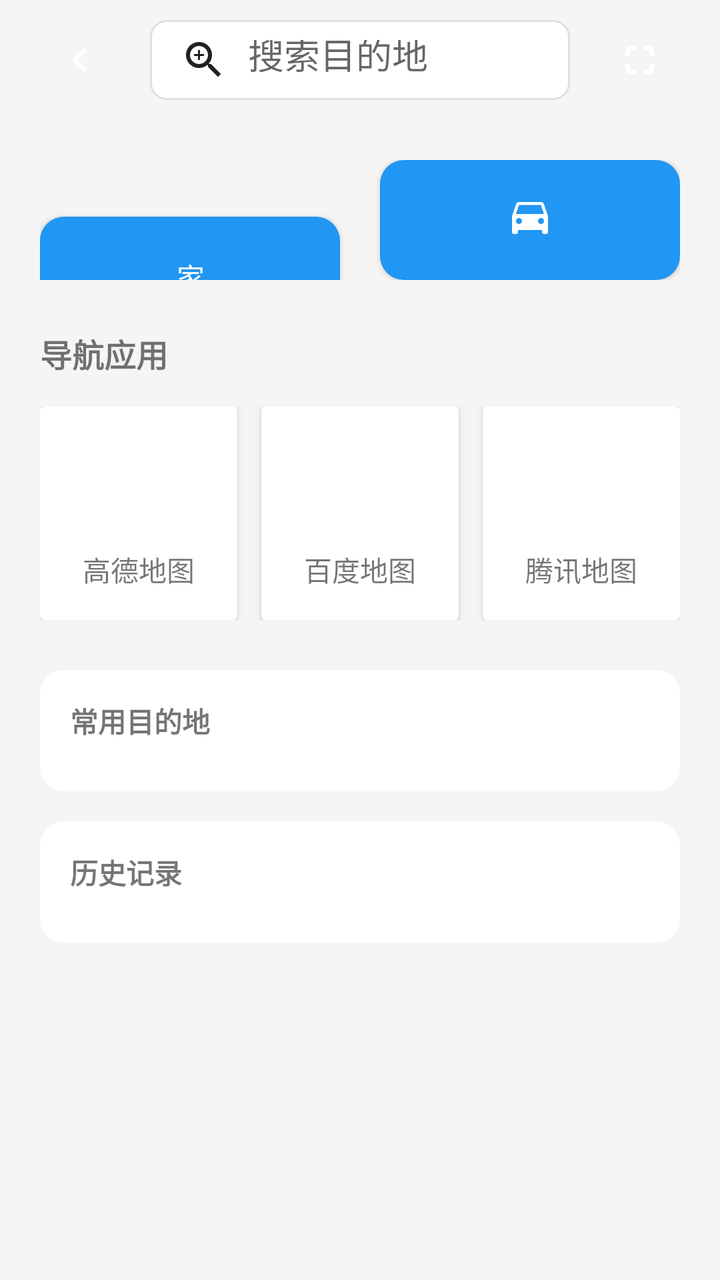
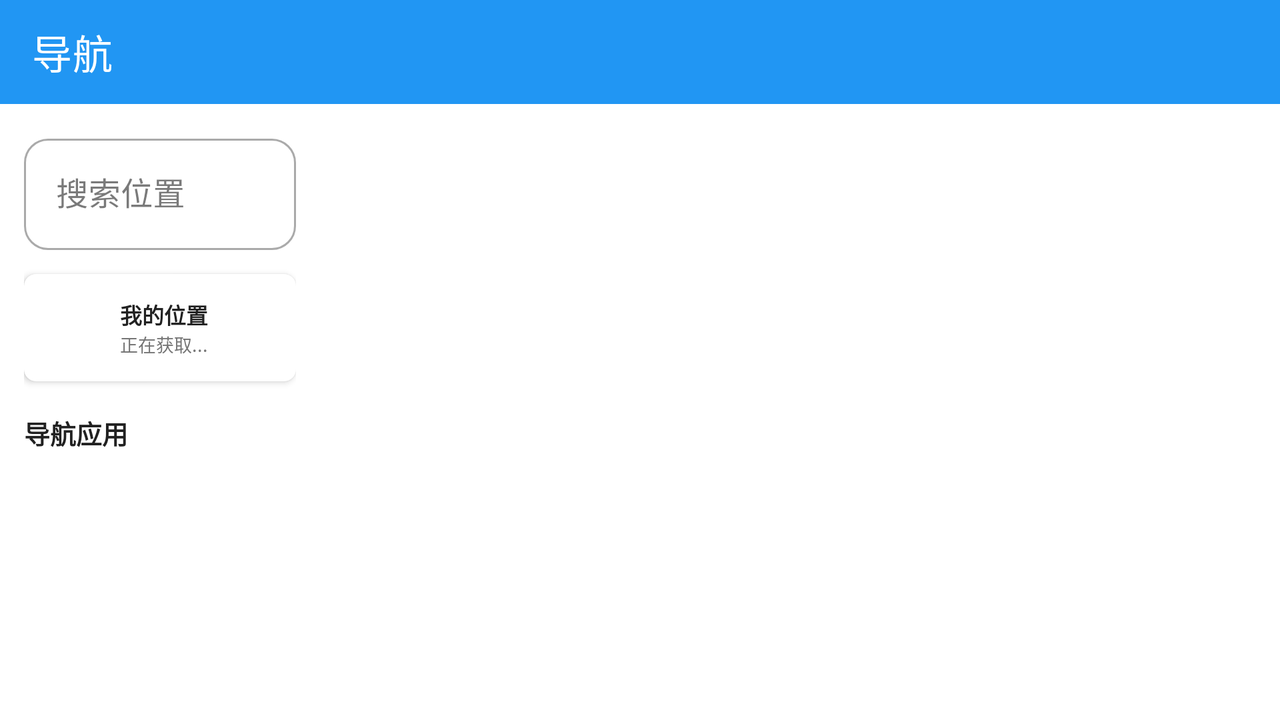

One screen, two layout resources from the same app: the default and the repository's alternative for another configuration. Each is rendered where Android would select it; the XML of both is given below.
<!-- AndroidManifest.xml: activity theme Theme.AutoHubLauncher -->
<!-- res/layout/activity_navigation.xml -->
<?xml version="1.0" encoding="utf-8"?>
<LinearLayout xmlns:android="http://schemas.android.com/apk/res/android"
    android:id="@+id/rootLayout"
    android:layout_width="match_parent"
    android:layout_height="match_parent"
    android:orientation="vertical"
    android:background="@color/background_primary">

    
    <LinearLayout
        android:id="@+id/top_bar"
        android:layout_width="match_parent"
        android:layout_height="60dp"
        android:orientation="horizontal"
        android:gravity="center_vertical"
        android:paddingHorizontal="20dp">

        <ImageButton
            android:id="@+id/btn_back"
            android:layout_width="40dp"
            android:layout_height="40dp"
            android:background="?attr/selectableItemBackgroundBorderless"
            android:src="@drawable/ic_arrow_left" />

        
        <EditText
            android:id="@+id/et_search"
            android:layout_width="0dp"
            android:layout_height="40dp"
            android:layout_weight="1"
            android:layout_marginHorizontal="15dp"
            android:background="@drawable/bg_input"
            android:hint="搜索目的地"
            android:paddingHorizontal="15dp"
            android:drawableStart="@drawable/ic_search"
            android:drawablePadding="10dp" />

        <ImageButton
            android:id="@+id/btn_float_nav"
            android:layout_width="40dp"
            android:layout_height="40dp"
            android:background="?attr/selectableItemBackgroundBorderless"
            android:src="@drawable/ic_fullscreen" />

    </LinearLayout>

    <ScrollView
        android:layout_width="match_parent"
        android:layout_height="match_parent"
        android:fillViewport="true">

        <LinearLayout
            android:layout_width="match_parent"
            android:layout_height="wrap_content"
            android:orientation="vertical"
            android:padding="20dp">

            
            <LinearLayout
                android:layout_width="match_parent"
                android:layout_height="wrap_content"
                android:orientation="horizontal">

                <Button
                    android:id="@+id/btn_go_home"
                    android:layout_width="0dp"
                    android:layout_height="60dp"
                    android:layout_weight="1"
                    android:layout_marginEnd="10dp"
                    android:text="家"
                    android:drawableTop="@drawable/ic_home"
                    android:background="@drawable/bg_card"
                    android:padding="10dp" />

                <Button
                    android:id="@+id/btn_go_company"
                    android:layout_width="0dp"
                    android:layout_height="60dp"
                    android:layout_weight="1"
                    android:layout_marginStart="10dp"
                    android:text="公司"
                    android:drawableTop="@drawable/ic_car"
                    android:background="@drawable/bg_card"
                    android:padding="10dp" />

            </LinearLayout>

            
            <TextView
                android:layout_width="wrap_content"
                android:layout_height="wrap_content"
                android:layout_marginTop="25dp"
                android:text="导航应用"
                android:textSize="16sp"
                android:textStyle="bold" />

            <LinearLayout
                android:layout_width="match_parent"
                android:layout_height="wrap_content"
                android:orientation="horizontal"
                android:layout_marginTop="15dp">

                <androidx.cardview.widget.CardView
                    android:id="@+id/card_gaode"
                    android:layout_width="0dp"
                    android:layout_height="wrap_content"
                    android:layout_weight="1"
                    android:layout_marginEnd="8dp">

                    <LinearLayout
                        android:layout_width="match_parent"
                        android:layout_height="wrap_content"
                        android:orientation="vertical"
                        android:gravity="center"
                        android:padding="15dp">

                        <ImageView
                            android:layout_width="48dp"
                            android:layout_height="48dp"
                            android:src="@drawable/ic_navigation" />

                        <TextView
                            android:layout_width="wrap_content"
                            android:layout_height="wrap_content"
                            android:layout_marginTop="8dp"
                            android:text="高德地图"
                            android:textSize="14sp" />

                    </LinearLayout>

                </androidx.cardview.widget.CardView>

                <androidx.cardview.widget.CardView
                    android:id="@+id/card_baidu"
                    android:layout_width="0dp"
                    android:layout_height="wrap_content"
                    android:layout_weight="1"
                    android:layout_marginHorizontal="4dp">

                    <LinearLayout
                        android:layout_width="match_parent"
                        android:layout_height="wrap_content"
                        android:orientation="vertical"
                        android:gravity="center"
                        android:padding="15dp">

                        <ImageView
                            android:layout_width="48dp"
                            android:layout_height="48dp"
                            android:src="@drawable/ic_navigation" />

                        <TextView
                            android:layout_width="wrap_content"
                            android:layout_height="wrap_content"
                            android:layout_marginTop="8dp"
                            android:text="百度地图"
                            android:textSize="14sp" />

                    </LinearLayout>

                </androidx.cardview.widget.CardView>

                <androidx.cardview.widget.CardView
                    android:id="@+id/card_tencent"
                    android:layout_width="0dp"
                    android:layout_height="wrap_content"
                    android:layout_weight="1"
                    android:layout_marginStart="8dp">

                    <LinearLayout
                        android:layout_width="match_parent"
                        android:layout_height="wrap_content"
                        android:orientation="vertical"
                        android:gravity="center"
                        android:padding="15dp">

                        <ImageView
                            android:layout_width="48dp"
                            android:layout_height="48dp"
                            android:src="@drawable/ic_navigation" />

                        <TextView
                            android:layout_width="wrap_content"
                            android:layout_height="wrap_content"
                            android:layout_marginTop="8dp"
                            android:text="腾讯地图"
                            android:textSize="14sp" />

                    </LinearLayout>

                </androidx.cardview.widget.CardView>

            </LinearLayout>

            
            <LinearLayout
                android:id="@+id/layout_favorites"
                android:layout_width="match_parent"
                android:layout_height="wrap_content"
                android:orientation="vertical"
                android:layout_marginTop="25dp"
                android:padding="15dp"
                android:background="@drawable/bg_card"
                android:foreground="?attr/selectableItemBackground">

                <TextView
                    android:layout_width="wrap_content"
                    android:layout_height="wrap_content"
                    android:text="常用目的地"
                    android:textSize="14sp"
                    android:textStyle="bold" />

                <androidx.recyclerview.widget.RecyclerView
                    android:id="@+id/rv_favorites"
                    android:layout_width="match_parent"
                    android:layout_height="wrap_content"
                    android:layout_marginTop="10dp" />

            </LinearLayout>

            
            <LinearLayout
                android:id="@+id/layout_history"
                android:layout_width="match_parent"
                android:layout_height="wrap_content"
                android:orientation="vertical"
                android:layout_marginTop="15dp"
                android:padding="15dp"
                android:background="@drawable/bg_card"
                android:foreground="?attr/selectableItemBackground">

                <TextView
                    android:layout_width="wrap_content"
                    android:layout_height="wrap_content"
                    android:text="历史记录"
                    android:textSize="14sp"
                    android:textStyle="bold" />

                <androidx.recyclerview.widget.RecyclerView
                    android:id="@+id/rv_history"
                    android:layout_width="match_parent"
                    android:layout_height="wrap_content"
                    android:layout_marginTop="10dp" />

            </LinearLayout>

        </LinearLayout>

    </ScrollView>

</LinearLayout>
<!-- resources referenced by this layout -->
<resources>
  <color name="background_primary">#F5F5F5</color>
  <!-- drawable bg_card (drawable) -->
  <?xml version="1.0" encoding="utf-8"?>
  <shape xmlns:android="http://schemas.android.com/apk/res/android"
      android:shape="rectangle">
      <solid android:color="@color/card_background"/>
      <corners android:radius="12dp"/>
  </shape>
  <!-- drawable bg_input (drawable) -->
  <?xml version="1.0" encoding="utf-8"?>
  <shape xmlns:android="http://schemas.android.com/apk/res/android"
      android:shape="rectangle">
      <solid android:color="@color/surface"/>
      <stroke
          android:width="1dp"
          android:color="@color/divider"/>
      <corners android:radius="8dp"/>
      <padding
          android:left="12dp"
          android:top="10dp"
          android:right="12dp"
          android:bottom="10dp"/>
  </shape>
  <!-- drawable ic_arrow_left (drawable) -->
  <?xml version="1.0" encoding="utf-8"?>
  <vector xmlns:android="http://schemas.android.com/apk/res/android"
      android:width="24dp"
      android:height="24dp"
      android:viewportWidth="24"
      android:viewportHeight="24"
      android:tint="#FFFFFF">
      <path
          android:fillColor="@android:color/white"
          android:pathData="M15.41,7.41L14,6l-6,6 6,6 1.41,-1.41L10.83,12z"/>
  </vector>
  <!-- drawable ic_car (drawable) -->
  <?xml version="1.0" encoding="utf-8"?>
  <vector xmlns:android="http://schemas.android.com/apk/res/android"
      android:width="24dp"
      android:height="24dp"
      android:viewportWidth="24"
      android:viewportHeight="24">
      <path
          android:fillColor="#FFFFFF"
          android:pathData="M18.92,6.01C18.72,5.42 18.16,5 17.5,5H6.5C5.84,5 5.29,5.42 5.08,6.01L3,12V20C3,20.55 3.45,21 4,21H5C5.55,21 6,20.55 6,20V19H18V20C18,20.55 18.45,21 19,21H20C20.55,21 21,20.55 21,20V12L18.92,6.01M6.5,16C5.67,16 5,15.33 5,14.5C5,13.67 5.67,13 6.5,13C7.33,13 8,13.67 8,14.5C8,15.33 7.33,16 6.5,16M17.5,16C16.67,16 16,15.33 16,14.5C16,13.67 16.67,13 17.5,13C18.33,13 19,13.67 19,14.5C19,15.33 18.33,16 17.5,16M5,11L6.5,6.5H17.5L19,11H5Z" />
  </vector>
  <!-- drawable ic_fullscreen (drawable) -->
  <?xml version="1.0" encoding="utf-8"?>
  <vector xmlns:android="http://schemas.android.com/apk/res/android"
      android:width="24dp"
      android:height="24dp"
      android:viewportWidth="24"
      android:viewportHeight="24">
      <path
          android:fillColor="#FFFFFF"
          android:pathData="M5,5H10V7H7V10H5V5M14,5H19V10H17V7H14V5M17,14H19V19H14V17H17V14M10,17V19H5V14H7V17H10Z" />
  </vector>
  <!-- drawable ic_navigation (drawable) -->
  <?xml version="1.0" encoding="utf-8"?>
  <vector xmlns:android="http://schemas.android.com/apk/res/android"
      android:width="24dp"
      android:height="24dp"
      android:viewportWidth="24"
      android:viewportHeight="24">
      <path
          android:fillColor="#FFFFFF"
          android:pathData="M12,2L4.5,20.29L5.21,21L12,18L18.79,21L19.5,20.29L12,2Z" />
  </vector>
  <!-- drawable ic_search (drawable) -->
  <vector xmlns:android="http://schemas.android.com/apk/res/android"
      android:width="24dp"
      android:height="24dp"
      android:viewportWidth="24"
      android:viewportHeight="24">
      <path
          android:fillColor="@color/text_primary"
          android:pathData="M15.5,14h-0.79l-0.28,-0.27C15.41,12.59 16,11.11 16,9.5 16,5.91 13.09,3 9.5,3S3,5.91 3,9.5 5.91,16 9.5,16c1.61,0 3.09,-0.59 4.23,-1.57l0.27,0.28v0.79l5,4.99L20.49,19l-4.99,-5zM9.5,14C7.01,14 5,11.99 5,9.5S7.01,5 9.5,5 14,7.01 14,9.5 11.99,14 9.5,14z"/>
      <path
          android:fillColor="@color/text_primary"
          android:pathData="M12,10h-2v2H9v-2H7V9h2V7h1v2h2v1z"/>
  </vector>
  <color name="card_background">#FFFFFF</color>
  <color name="surface">#FFFFFF</color>
  <color name="divider">#E0E0E0</color>
  <color name="text_primary">#212121</color>
  <color name="primary">#2196F3</color>
  <color name="primary_dark">#1976D2</color>
  <color name="text_on_primary">#FFFFFF</color>
  <color name="accent">#FF5722</color>
  <color name="accent_dark">#E64A19</color>
  <color name="background">#FFFFFF</color>
  <!-- some entries are left out for length -->
</resources>
<!-- res/layout-land/activity_navigation.xml (the repository's variant of the layout above) -->
<!-- drawn on the phone turned sideways -->
<?xml version="1.0" encoding="utf-8"?>
<androidx.constraintlayout.widget.ConstraintLayout 
    xmlns:android="http://schemas.android.com/apk/res/android"
    xmlns:app="http://schemas.android.com/apk/res-auto"
    xmlns:tools="http://schemas.android.com/tools"
    android:id="@+id/rootLayout"
    android:layout_width="match_parent"
    android:layout_height="match_parent"
    android:background="@color/background"
    tools:context=".NavigationActivity">

    
    <com.google.android.material.appbar.MaterialToolbar
        android:id="@+id/toolbar"
        android:layout_width="0dp"
        android:layout_height="@dimen/toolbar_height"
        android:background="@color/primary"
        app:navigationIcon="@drawable/ic_hide"
        app:title="@string/navigation"
        app:titleTextColor="@color/text_on_primary"
        app:layout_constraintTop_toTopOf="parent"
        app:layout_constraintStart_toStartOf="parent"
        app:layout_constraintEnd_toEndOf="parent"/>

    
    <LinearLayout
        android:layout_width="@dimen/sidebar_width"
        android:layout_height="0dp"
        android:orientation="vertical"
        android:padding="@dimen/spacing_md"
        app:layout_constraintTop_toBottomOf="@id/toolbar"
        app:layout_constraintBottom_toBottomOf="parent"
        app:layout_constraintStart_toStartOf="parent">

        
        <com.google.android.material.textfield.TextInputLayout
            android:id="@+id/searchInputLayout"
            android:layout_width="match_parent"
            android:layout_height="wrap_content"
            style="@style/Widget.MaterialComponents.TextInputLayout.OutlinedBox"
            app:boxCornerRadiusBottomEnd="@dimen/corner_radius_lg"
            app:boxCornerRadiusBottomStart="@dimen/corner_radius_lg"
            app:boxCornerRadiusTopEnd="@dimen/corner_radius_lg"
            app:boxCornerRadiusTopStart="@dimen/corner_radius_lg">

            <com.google.android.material.textfield.TextInputEditText
                android:id="@+id/etSearch"
                android:layout_width="match_parent"
                android:layout_height="wrap_content"
                android:hint="@string/search_location"
                android:inputType="text"
                android:maxLines="1"
                android:imeOptions="actionSearch"/>
        </com.google.android.material.textfield.TextInputLayout>

        
        <com.google.android.material.card.MaterialCardView
            android:id="@+id/cardCurrentLocation"
            android:layout_width="match_parent"
            android:layout_height="wrap_content"
            android:layout_marginTop="@dimen/spacing_md"
            app:cardCornerRadius="@dimen/corner_radius_md"
            app:cardElevation="@dimen/card_elevation">

            <LinearLayout
                android:layout_width="match_parent"
                android:layout_height="wrap_content"
                android:orientation="horizontal"
                android:padding="@dimen/spacing_md"
                android:gravity="center_vertical">

                <ImageView
                    android:layout_width="@dimen/icon_size_lg"
                    android:layout_height="@dimen/icon_size_lg"
                    android:src="@drawable/ic_notification"
                    android:contentDescription="@string/my_location"
                    android:tint="@color/primary"/>

                <LinearLayout
                    android:layout_width="0dp"
                    android:layout_height="wrap_content"
                    android:layout_weight="1"
                    android:orientation="vertical"
                    android:layout_marginStart="@dimen/spacing_sm">

                    <TextView
                        android:layout_width="wrap_content"
                        android:layout_height="wrap_content"
                        android:text="@string/my_location"
                        android:textSize="@dimen/text_size_sm"
                        android:textColor="@color/text_primary"
                        android:textStyle="bold"/>

                    <TextView
                        android:id="@+id/tvCurrentAddress"
                        android:layout_width="wrap_content"
                        android:layout_height="wrap_content"
                        android:text="正在获取..."
                        android:textSize="@dimen/text_size_xs"
                        android:textColor="@color/text_secondary"
                        android:maxLines="2"
                        android:ellipsize="end"/>
                </LinearLayout>
            </LinearLayout>
        </com.google.android.material.card.MaterialCardView>

        
        <TextView
            android:id="@+id/tvNavAppsTitle"
            android:layout_width="wrap_content"
            android:layout_height="wrap_content"
            android:text="@string/navigation_apps"
            android:textSize="@dimen/text_size_md"
            android:textColor="@color/text_primary"
            android:textStyle="bold"
            android:layout_marginTop="@dimen/spacing_lg"
            android:layout_marginBottom="@dimen/spacing_sm"/>

        
        <androidx.recyclerview.widget.RecyclerView
            android:id="@+id/rvNavApps"
            android:layout_width="match_parent"
            android:layout_height="0dp"
            android:layout_weight="1"/>
    </LinearLayout>

    
    <FrameLayout
        android:id="@+id/mapContainer"
        android:layout_width="0dp"
        android:layout_height="0dp"
        android:background="@color/surface_dark"
        app:layout_constraintTop_toBottomOf="@id/toolbar"
        app:layout_constraintBottom_toBottomOf="parent"
        app:layout_constraintStart_toEndOf="@id/searchInputLayout"
        app:layout_constraintEnd_toEndOf="parent">

        
        <LinearLayout
            android:layout_width="wrap_content"
            android:layout_height="wrap_content"
            android:layout_gravity="center"
            android:orientation="vertical"
            android:gravity="center">

            <ImageView
                android:layout_width="@dimen/icon_size_xl"
                android:layout_height="@dimen/icon_size_xl"
                android:src="@drawable/ic_notification"
                android:alpha="0.5"/>

            <TextView
                android:layout_width="wrap_content"
                android:layout_height="wrap_content"
                android:text="@string/map"
                android:textSize="@dimen/text_size_xl"
                android:textColor="@color/text_secondary_dark"
                android:layout_marginTop="@dimen/spacing_md"/>
        </LinearLayout>

        
        <com.google.android.material.floatingactionbutton.FloatingActionButton
            android:id="@+id/btnRefreshLocation"
            android:layout_width="wrap_content"
            android:layout_height="wrap_content"
            android:layout_gravity="bottom|end"
            android:layout_margin="@dimen/spacing_lg"
            android:src="@drawable/ic_notification"
            android:contentDescription="@string/refresh"/>
    </FrameLayout>

</androidx.constraintlayout.widget.ConstraintLayout>
<!-- resources referenced by the variant -->
<!-- as the phone turned sideways resolves them -->
<resources>
  <color name="background">#FFFFFF</color>
  <color name="primary">#2196F3</color>
  <color name="surface_dark">#1E1E1E</color>
  <color name="text_on_primary">#FFFFFF</color>
  <color name="text_primary">#212121</color>
  <color name="text_secondary">#757575</color>
  <color name="text_secondary_dark">#B0B0B0</color>
  <!-- from res/values-sw360dp/ -->
  <dimen name="card_elevation">2dp</dimen>
  <!-- from res/values-sw360dp/ -->
  <dimen name="corner_radius_lg">12dp</dimen>
  <!-- from res/values-sw360dp/ -->
  <dimen name="corner_radius_md">6dp</dimen>
  <!-- from res/values-sw360dp/ -->
  <dimen name="icon_size_lg">28dp</dimen>
  <!-- from res/values-sw360dp/ -->
  <dimen name="icon_size_xl">44dp</dimen>
  <!-- from res/values-sw360dp/ -->
  <dimen name="sidebar_width">160dp</dimen>
  <!-- from res/values-sw360dp/ -->
  <dimen name="spacing_lg">16dp</dimen>
  <!-- from res/values-sw360dp/ -->
  <dimen name="spacing_md">12dp</dimen>
  <!-- from res/values-sw360dp/ -->
  <dimen name="spacing_sm">8dp</dimen>
  <!-- from res/values-sw360dp/ -->
  <dimen name="text_size_md">13sp</dimen>
  <!-- from res/values-sw360dp/ -->
  <dimen name="text_size_sm">11sp</dimen>
  <!-- from res/values-sw360dp/ -->
  <dimen name="text_size_xl">18sp</dimen>
  <!-- from res/values-sw360dp/ -->
  <dimen name="text_size_xs">9sp</dimen>
  <!-- from res/values-sw360dp/ -->
  <dimen name="toolbar_height">52dp</dimen>
  <string name="map">地图</string>
  <string name="my_location">我的位置</string>
  <string name="navigation">导航</string>
  <string name="navigation_apps">导航应用</string>
  <string name="refresh">刷新</string>
  <string name="search_location">搜索位置</string>
  <style name="Theme.AutoHubLauncher" parent="Theme.MaterialComponents.DayNight.NoActionBar">
          
          <item name="colorPrimary">@color/primary</item>
          <item name="colorPrimaryDark">@color/primary_dark</item>
          <item name="colorPrimaryVariant">@color/primary_dark</item>
          <item name="colorOnPrimary">@color/text_on_primary</item>
          
          
          <item name="colorSecondary">@color/accent</item>
          <item name="colorSecondaryVariant">@color/accent_dark</item>
          <item name="colorOnSecondary">@color/text_on_primary</item>
          
          
          <item name="android:colorBackground">@color/background</item>
          <item name="colorSurface">@color/surface</item>
          <item name="colorOnSurface">@color/text_primary</item>
          
          
          <item name="android:statusBarColor">@color/primary_dark</item>
          <item name="android:navigationBarColor">@color/primary_dark</item>
          
          
          <item name="android:windowFullscreen">false</item>
          <item name="android:windowContentOverlay">@null</item>
          
          
          <item name="windowNoTitle">true</item>
          <item name="windowActionBar">false</item>
      </style>
  <color name="primary_dark">#1976D2</color>
  <color name="accent">#FF5722</color>
  <color name="accent_dark">#E64A19</color>
  <color name="surface">#FFFFFF</color>
</resources>
